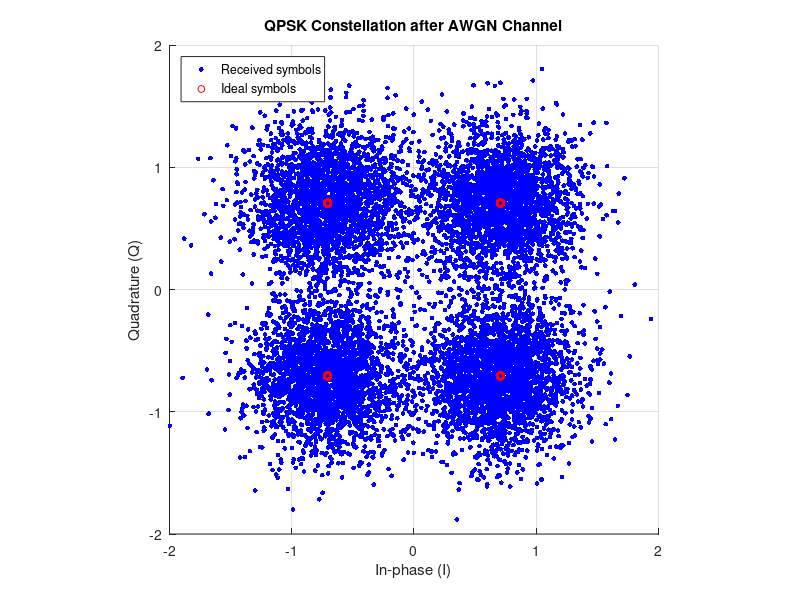
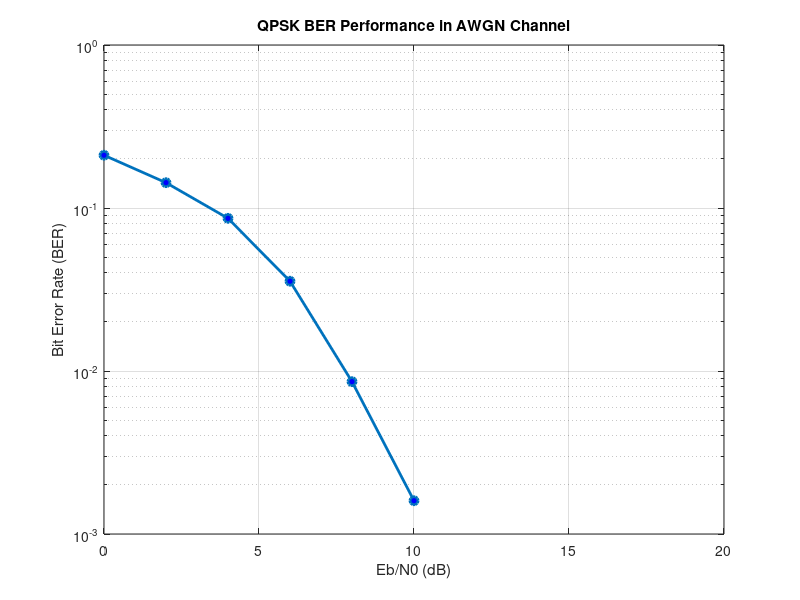

Here is the MATLAB script that generated these plots, in order:
%% QPSK Modulation and Demodulation POC
% Demonstrates QPSK transmission over an AWGN channel and calculates BER.
clear; clc; close all;

rng('default');              % Reproducible results
numberOfBits = 20000;
EbN0dB = 0:2:20;

bits = randi([0 1], numberOfBits, 1);

% Convert each pair of bits into one QPSK symbol.
% [b1 b2] mapping: 00 -> +45deg, 01 -> +135deg,
%                  11 -> -135deg, 10 -> -45deg (Gray coding).
if mod(numberOfBits, 2) ~= 0
    bits(end + 1) = 0;
end
bitPairs = reshape(bits, 2, []).';
symbolIndex = bitPairs(:, 1) * 2 + bitPairs(:, 2);

constellation = (1/sqrt(2)) * [ 1+1j  -1+1j  -1-1j  1-1j ];
transmittedSymbols = constellation(symbolIndex + 1).';

BER = zeros(size(EbN0dB));

for k = 1:length(EbN0dB)
    % Each QPSK symbol carries two bits.
    EbN0 = 10^(EbN0dB(k)/10);
    noiseVariance = 1 / (2 * EbN0);
    noise = sqrt(noiseVariance) * ...
        (randn(size(transmittedSymbols)) + 1j*randn(size(transmittedSymbols)));

    receivedSymbols = transmittedSymbols + noise;

    % Detect each received symbol using minimum Euclidean distance.
    distance = abs(receivedSymbols - constellation);
    [~, nearestIndex] = min(distance, [], 2);
    detectedIndex = nearestIndex - 1;

    detectedPairs = [bitget(detectedIndex, 2) bitget(detectedIndex, 1)];
    detectedBits = reshape(detectedPairs.', [], 1);

    BER(k) = sum(detectedBits ~= bits) / length(bits);
end

% QPSK constellation at the noisy received symbols.
scatterNoiseVariance = 1 / 10;
scatterNoise = sqrt(scatterNoiseVariance) * ...
    (randn(size(transmittedSymbols)) + 1j*randn(size(transmittedSymbols)));
receivedAt10dB = transmittedSymbols + scatterNoise;

figure('Name', 'QPSK Constellation');
scatter(real(receivedAt10dB), imag(receivedAt10dB), 12, 'b', 'filled');
hold on;
scatter(real(transmittedSymbols(1:500)), imag(transmittedSymbols(1:500)), ...
    25, 'r', 'LineWidth', 1.5);
axis([-2 2 -2 2]); axis square; grid on;
xlabel('In-phase (I)'); ylabel('Quadrature (Q)');
title('QPSK Constellation after AWGN Channel');
legend('Received symbols', 'Ideal symbols', 'Location', 'northwest');
saveas(gcf, 'results/qpsk_constellation.png');

figure('Name', 'QPSK BER Curve');
semilogy(EbN0dB, BER, '-o', 'LineWidth', 2, 'MarkerFaceColor', 'b');
grid on;
xlabel('Eb/N0 (dB)'); ylabel('Bit Error Rate (BER)');
title('QPSK BER Performance in AWGN Channel');
saveas(gcf, 'results/qpsk_ber_curve.png');

fprintf('Number of transmitted bits: %d\n', length(bits));
fprintf('BER at 20 dB: %.6f\n', BER(end));
